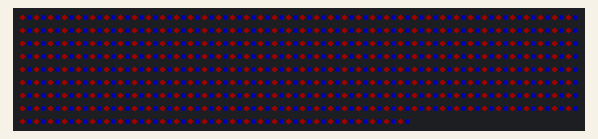
Recording of a sketch running on a simulated ESP32. Parts: 696 RGB LEDs in strip order, left to right, continuing on the next row. Dim RGB values are drawn brighter than linear.

Above: at 3.1 s.

The sketch:

ESP32_Oct14_batDragonV3.ino.ino
```cpp
#include <FastLED.h>

#define LED_PIN         25    // Use pin 25 or 26 for data
#define NUM_LEDS        696
#define LED_TYPE        WS2812B
#define COLOR_ORDER     GRB
#define BRIGHTNESS      125  // Set maximum brightness (0 to 255)
#define FRAMES_PER_SECOND  120
#define FADE_TIME_MS    1000  // Fade time in milliseconds

CRGB leds[NUM_LEDS];

void setup() {
  delay(3000); // Delay for 3 seconds before starting the animation
  FastLED.addLeds<LED_TYPE, LED_PIN, COLOR_ORDER>(leds, NUM_LEDS).setCorrection(TypicalLEDStrip);
  FastLED.setBrightness(BRIGHTNESS);
}

void loop() {
  // Set the brightness of LEDs alternately
  for (uint16_t i = 0; i < NUM_LEDS; i++) {
    if (i % 2 == 0) {
      leds[i].setRGB(64, 0, 0);  // Set even-indexed LEDs to brightness 64 (red)
    } else {
      leds[i].setRGB(0, 0, 125); // Set odd-indexed LEDs to brightness 125 (blue)
    }
  }
  FastLED.show();
  delay(FADE_TIME_MS); // Delay before changing brightness again
}
```
